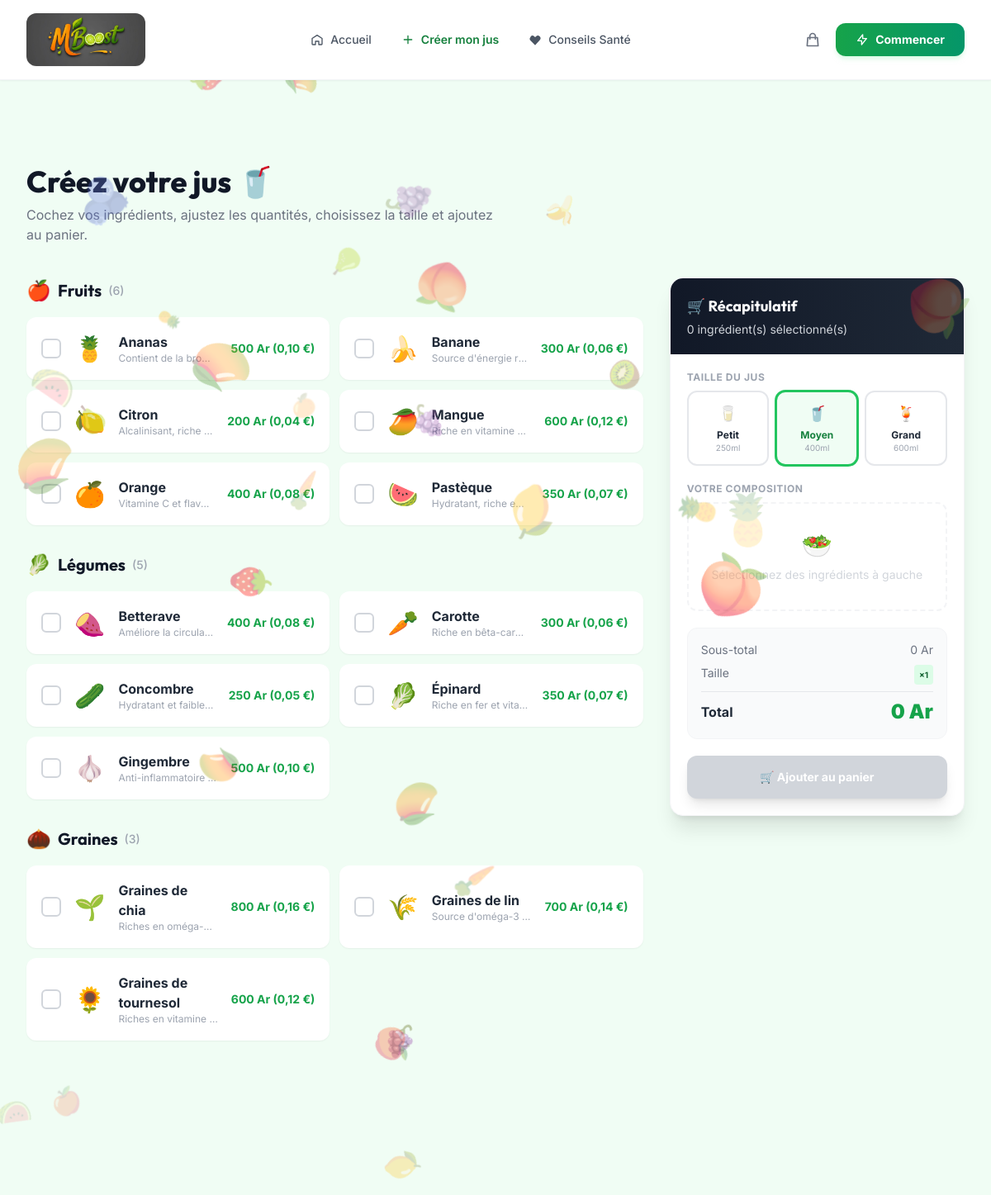
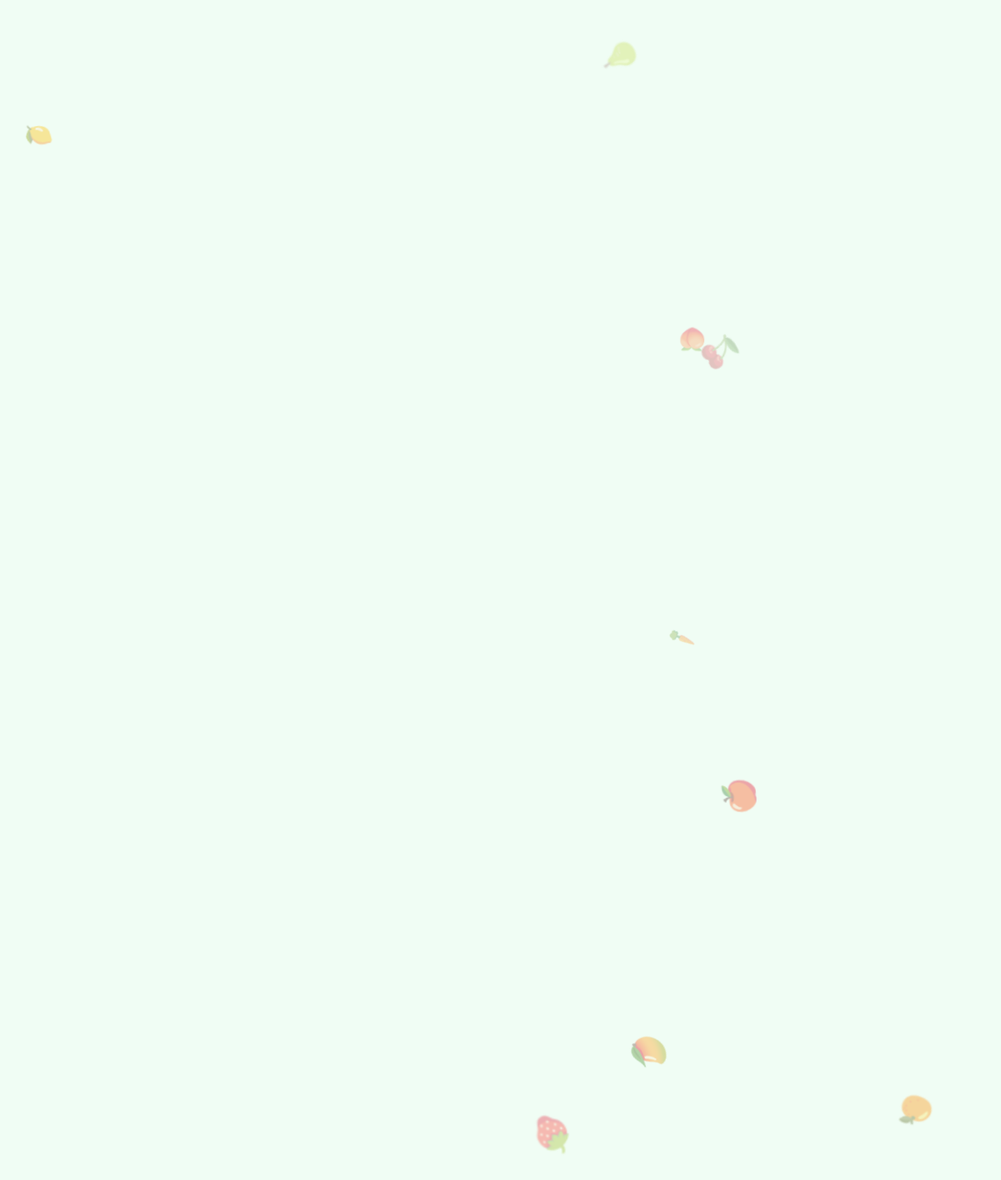
/client/creer-jus.php, run on the app's committed database (2 pictures, top to bottom).
### tables this page shows
CREATE TABLE `ingredients` (
    `id`          INT UNSIGNED   NOT NULL AUTO_INCREMENT,
    `nom`         VARCHAR(150)   NOT NULL,
    `categorie`   ENUM('legumes','fruits','graines') NOT NULL,
    `description` TEXT           DEFAULT NULL,
    `prix`        DECIMAL(10,2)  NOT NULL DEFAULT 0.00 COMMENT 'Base price in Ariary',
    `image`       VARCHAR(255)   DEFAULT NULL COMMENT 'Filename stored under uploads/',
    `stock`       INT            NOT NULL DEFAULT 100,
    `emoji`       VARCHAR(10)    DEFAULT NULL,
    `actif`       BOOLEAN        NOT NULL DEFAULT TRUE,
    `created_at`  TIMESTAMP      NOT NULL DEFAULT CURRENT_TIMESTAMP,
    `updated_at`  TIMESTAMP      NOT NULL DEFAULT CURRENT_TIMESTAMP ON UPDATE CURRENT_TIMESTAMP,
    PRIMARY KEY (`id`),
    KEY `idx_ingredients_categorie` (`categorie`),
    KEY `idx_ingredients_actif`     (`actif`)
);

### includes/functions.php (called while the page is built, shortened)
<?php
function formatPrice(float|int $price, float $eurRate = 5000): string
{
    $ariary = number_format((float) $price, 0, ',', ' ') . ' Ar';
    $euro = '';
    if ($eurRate > 0) {
        $euroValue = round($price / $eurRate, 2);
        $euro = ' (' . number_format($euroValue, 2, ',', ' ') . ' €)';
    }
    return $ariary . $euro;
}

### client/creer-jus.php (the view, shortened to what this page needs)
<?php
require_once __DIR__ . '/../includes/db.php';
require_once __DIR__ . '/../includes/functions.php';
try {
    $stmt = $pdo->query("SELECT id, nom, categorie, description, prix, emoji, image FROM ingredients WHERE actif = 1 ORDER BY categorie, nom");
    $allIngredients = $stmt->fetchAll();
} catch (PDOException $e) {
    $allIngredients = [];
}
$grouped = [];
foreach ($allIngredients as $ing) {
    $grouped[$ing['categorie']][] = $ing;
}
$catLabels = [
    'fruits'  => ['label' => 'Fruits',  'icon' => '🍎'],
    'legumes' => ['label' => 'Légumes', 'icon' => '🥬'],
    'graines' => ['label' => 'Graines', 'icon' => '🌰'],
];
$sizes = JUICE_SIZES;
include __DIR__ . '/../includes/header.php';
?>
<section class="py-10 lg:py-14 min-h-screen"
         style="background-image: linear-gradient(rgba(255,255,255,0.72), rgba(255,255,255,0.78)), url('https://www.coeuretavc.ca/-/media/images/articles/cups-of-juice-1920x1080.jpg?rev=5d25f22395c74de3924b73237cf008b7'); background-size: 100% 100%; background-position: center center; background-repeat: no-repeat;"
         x-data="juiceBuilder()" x-cloak>
<div class="max-w-7xl mx-auto px-4 sm:px-6 lg:px-8">
    <div class="mb-10">
        <h1 class="text-3xl sm:text-4xl font-extrabold font-display text-gray-900">Créez votre jus 🥤</h1>
        <p class="mt-2 text-gray-500 max-w-xl">Cochez vos ingrédients, ajustez les quantités, choisissez la taille et ajoutez au panier.</p>
    </div>
    <div class="grid grid-cols-1 lg:grid-cols-3 gap-8">
        <div class="lg:col-span-2 space-y-8">
            <?php foreach ($catLabels as $catKey => $catMeta):
                $items = $grouped[$catKey];
            ?>
            <div>
                <div class="flex items-center gap-2 mb-4">
                    <span class="text-2xl"><?= $catMeta['icon'] ?></span>
                    <h2 class="text-xl font-bold font-display text-gray-900"><?= $catMeta['label'] ?></h2>
                    <span class="text-sm text-gray-400 font-medium">(<?= count($items) ?>)</span>
                </div>
                <div class="grid grid-cols-1 sm:grid-cols-2 gap-3">
                    <?php foreach ($items as $ing):
                        $ingId = (int) $ing['id'];
                        $prix  = (float) $ing['prix'];
                    ?>
                    <div class="ing-card bg-white rounded-xl p-4 shadow-sm cursor-pointer flex items-center gap-4"
                         :class="{ 'selected': selected[<?= $ingId ?>] }"
                         @click="toggle(<?= $ingId ?>, '<?= addslashes($ing['nom']) ?>', '<?= $ing['emoji'] ?? '🍃' ?>', <?= $prix ?>)">
                        <div class="flex-shrink-0 w-6 h-6 rounded-md border-2 flex items-center justify-center transition-all"
                             :class="selected[<?= $ingId ?>] ? 'bg-green-500 border-green-500' : 'border-gray-300'">
                        </div>
                        <div class="text-3xl flex-shrink-0">
                            <?php
                            $emoji = $ing['emoji'] ?? '🍃';
                            if (mb_strtolower($ing['nom']) === 'gingembre') {
                                $emoji = '🧄';
                            } elseif (mb_strtolower($ing['nom']) === 'betterave') {
                                $emoji = '🍠';
                            }
                            echo $emoji;
                            ?>
                        </div>
                        <div class="flex-1 min-w-0">
                            <p class="font-bold text-gray-800"><?= htmlspecialchars($ing['nom']) ?></p>
                            <?php if (!empty($ing['description'])): ?>
                                <p class="text-xs text-gray-400 truncate"><?= htmlspecialchars($ing['description']) ?></p>
                            <?php endif; ?>
                        </div>
                        <div class="text-right flex-shrink-0">
                            <p class="font-bold text-green-600 text-sm"><?= formatPrice($prix) ?></p>
                        </div>
                    </div>
                    <?php endforeach; ?>
                </div>
            </div>
            <?php endforeach; ?>
        </div>
        <div class="lg:col-span-1">
            <div class="sticky top-24">
                <div class="bg-white rounded-2xl border border-gray-100 shadow-xl overflow-hidden">
                    <div class="bg-gradient-to-r from-gray-900 to-gray-800 text-white p-5">
                        <h2 class="font-bold text-lg flex items-center gap-2">🛒 Récapitulatif</h2>
                        <p class="text-sm text-gray-300 mt-1" x-text="countSelected() + ' ingrédient(s) sélectionné(s)'"></p>
                    </div>
                    <div class="p-5 space-y-5">
                        <div>
                            <label class="block text-xs font-bold uppercase tracking-wider text-gray-400 mb-2">Taille du jus</label>
                            <div class="grid grid-cols-3 gap-2">
                                <?php foreach ($sizes as $sKey => $sInfo): ?>
                                <button @click="size = '<?= $sKey ?>'"
                                        :class="size === '<?= $sKey ?>' ? 'active' : ''"
                                        class="size-btn border-2 border-gray-200 rounded-xl py-3 px-1 text-center">
                                    <div class="text-lg"><?= $sKey === 'petit' ? '🥛' : ($sKey === 'moyen' ? '🥤' : '🍹') ?></div>
                                    <div class="text-xs font-bold mt-1"><?= $sInfo['label'] ?></div>
                                    <div class="text-[10px] text-gray-400"><?= $sInfo['ml'] ?>ml</div>
                                </button>
                                <?php endforeach; ?>
                            </div>
                        </div>
                        <div>
                            <label class="block text-xs font-bold uppercase tracking-wider text-gray-400 mb-2">Votre composition</label>
                            <div x-show="countSelected() === 0" class="text-center py-8 text-gray-300 border-2 border-dashed border-gray-100 rounded-xl">
                                <p class="text-3xl mb-2">🥗</p>
                                <p class="text-sm">Sélectionnez des ingrédients à gauche</p>
                            </div>
                        </div>
                        <div class="bg-gray-50 rounded-xl p-4 space-y-2 border border-gray-100">
                            <div class="flex justify-between text-sm text-gray-500">
                                <span>Sous-total</span>
                                <span x-text="formatAr(subtotal())"></span>
                            </div>
                            <div class="flex justify-between text-sm text-gray-500">
                                <span>Taille</span>
                                <span class="bg-green-100 text-green-800 text-[10px] px-1.5 py-0.5 rounded font-bold" x-text="'×' + sizeMultiplier()"></span>
                            </div>
                            <div class="border-t border-gray-200 my-1"></div>
                            <div class="flex justify-between items-center">
                                <span class="font-bold text-gray-800">Total</span>
                                <span class="text-2xl font-black text-green-600" x-text="formatAr(totalPrice())"></span>
                            </div>
                        </div>
                        <button @click="addToCart()"
                                :disabled="countSelected() === 0 || loading"
                                :class="countSelected() > 0 ? 'bg-gradient-to-r from-green-600 to-emerald-600 hover:shadow-xl hover:-translate-y-0.5' : 'bg-gray-300 cursor-not-allowed'"
                                class="w-full py-4 text-white font-bold text-sm rounded-xl shadow-lg transition-all duration-300 flex items-center justify-center gap-2">
                            <template x-if="!loading">
                                <span>🛒 Ajouter au panier</span>
                            </template>
                        </button>
                    </div>
                </div>
            </div>
        </div>
    </div>
</div>
</section>
<?php include __DIR__ . '/../includes/footer.php'; ?>

### data on the page
ingredients: emoji "🍍", nom "Ananas", description "Contient de la bro…", prix "500 Ar (0,10 €)"
ingredients: emoji "🍌", nom "Banane", description "Source d'énergie r…", prix "300 Ar (0,06 €)"
ingredients: emoji "🍋", nom "Citron", description "Alcalinisant, riche…", prix "200 Ar (0,04 €)"
ingredients: emoji "🥭", nom "Mangue", description "Riche en vitamine…", prix "600 Ar (0,12 €)"
ingredients: emoji "🍊", nom "Orange", description "Vitamine C et flav…", prix "400 Ar (0,08 €)"
ingredients: emoji "🍉", nom "Pastèque", description "Hydratant, riche e…", prix "350 Ar (0,07 €)"
ingredients: nom "🍠", nom "Betterave", description "Améliore la circula…", prix "400 Ar (0,08 €)"
ingredients: emoji "🥕", nom "Carotte", description "Riche en bêta-car…", prix "300 Ar (0,06 €)"
ingredients: emoji "🥒", nom "Concombre", description "Hydratant et faible…", prix "250 Ar (0,05 €)"
ingredients: emoji "🥬", nom "Épinard", description "Riche en fer et vita…", prix "350 Ar (0,07 €)"
ingredients: nom "🧄", nom "Gingembre", description "Anti-inflammatoire…", prix "500 Ar (0,10 €)"
ingredients: emoji "🌱", nom "Graines de chia", description "Riches en oméga-…", prix "800 Ar (0,16 €)"
ingredients: emoji "🌾", nom "Graines de lin", description "Source d'oméga-3…", prix "700 Ar (0,14 €)"
ingredients: emoji "🌻", nom "Graines de tournesol", description "Riches en vitamine E.", prix "600 Ar (0,12 €)"

### other printed values
$catMeta['icon'] "🍎"
$catMeta['label'] "Fruits"
count($items) "6"
$catMeta['icon'] "🥬"
$catMeta['label'] "Légumes"
count($items) "5"
$catMeta['icon'] "🌰"
$catMeta['label'] "Graines"
count($items) "3"
$sInfo['label'] "Petit"
$sInfo['ml'] "250"
$sInfo['label'] "Moyen"
$sInfo['ml'] "400"
$sInfo['label'] "Grand"
$sInfo['ml'] "600"
